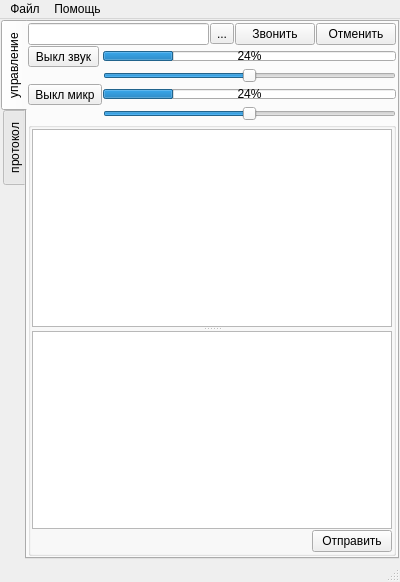
<?xml version="1.0" encoding="UTF-8"?>
<ui version="4.0">
 <class>QtPhoneClass</class>
 <widget class="QMainWindow" name="QtPhoneClass">
  <property name="geometry">
   <rect>
    <x>0</x>
    <y>0</y>
    <width>400</width>
    <height>582</height>
   </rect>
  </property>
  <property name="windowTitle">
   <string>Терминал видеоконференции</string>
  </property>
  <property name="windowIcon">
   <iconset resource="qt4phone.qrc">
    <normaloff>:/images/Resources/logo.png</normaloff>:/images/Resources/logo.png</iconset>
  </property>
  <widget class="QWidget" name="centralwidget">
   <layout class="QVBoxLayout" name="verticalLayout">
    <property name="spacing">
     <number>1</number>
    </property>
    <property name="margin">
     <number>1</number>
    </property>
    <item>
     <widget class="QTabWidget" name="tabWidget">
      <property name="tabPosition">
       <enum>QTabWidget::West</enum>
      </property>
      <property name="currentIndex">
       <number>0</number>
      </property>
      <widget class="QWidget" name="tab">
       <attribute name="title">
        <string>управление</string>
       </attribute>
       <layout class="QGridLayout" name="gridLayout_3">
        <property name="margin">
         <number>1</number>
        </property>
        <property name="spacing">
         <number>1</number>
        </property>
        <item row="0" column="0" colspan="2">
         <layout class="QHBoxLayout" name="horizontalLayout">
          <item>
           <widget class="QLineEdit" name="txtAddress"/>
          </item>
          <item>
           <widget class="QToolButton" name="cmdContactsList">
            <property name="toolTip">
             <string>Список контактов</string>
            </property>
            <property name="statusTip">
             <string>Список контактов</string>
            </property>
            <property name="whatsThis">
             <string>Список контактов</string>
            </property>
            <property name="text">
             <string>...</string>
            </property>
           </widget>
          </item>
          <item>
           <widget class="QPushButton" name="cmdCall">
            <property name="text">
             <string>Звонить</string>
            </property>
            <property name="icon">
             <iconset resource="qt4phone.qrc">
              <normaloff>:/images/Resources/bell.png</normaloff>:/images/Resources/bell.png</iconset>
            </property>
           </widget>
          </item>
          <item>
           <widget class="QPushButton" name="cmdRefuse">
            <property name="text">
             <string>Отменить</string>
            </property>
            <property name="icon">
             <iconset resource="qt4phone.qrc">
              <normaloff>:/images/Resources/refuse.png</normaloff>:/images/Resources/refuse.png</iconset>
            </property>
           </widget>
          </item>
         </layout>
        </item>
        <item row="1" column="0">
         <widget class="QToolButton" name="cmdMuteSpeaker">
          <property name="toolTip">
           <string>Выкл звук</string>
          </property>
          <property name="statusTip">
           <string>Выкл звук</string>
          </property>
          <property name="whatsThis">
           <string>Выкл звук</string>
          </property>
          <property name="text">
           <string>Выкл звук</string>
          </property>
          <property name="icon">
           <iconset resource="qt4phone.qrc">
            <normaloff>:/images/Resources/sound_button.png</normaloff>:/images/Resources/sound_button.png</iconset>
          </property>
          <property name="checkable">
           <bool>true</bool>
          </property>
         </widget>
        </item>
        <item row="1" column="1">
         <widget class="QProgressBar" name="prBarSound">
          <property name="maximumSize">
           <size>
            <width>16777215</width>
            <height>10</height>
           </size>
          </property>
          <property name="value">
           <number>24</number>
          </property>
         </widget>
        </item>
        <item row="3" column="0">
         <widget class="QToolButton" name="cmdMuteMicrophone">
          <property name="toolTip">
           <string>Выкл микр</string>
          </property>
          <property name="statusTip">
           <string>Выкл микр</string>
          </property>
          <property name="whatsThis">
           <string>Выкл микр</string>
          </property>
          <property name="text">
           <string>Выкл микр</string>
          </property>
          <property name="icon">
           <iconset resource="qt4phone.qrc">
            <normaloff>:/images/Resources/mike_p1.png</normaloff>:/images/Resources/mike_p1.png</iconset>
          </property>
          <property name="checkable">
           <bool>true</bool>
          </property>
         </widget>
        </item>
        <item row="3" column="1">
         <widget class="QProgressBar" name="prBarMic">
          <property name="maximumSize">
           <size>
            <width>16777215</width>
            <height>10</height>
           </size>
          </property>
          <property name="value">
           <number>24</number>
          </property>
         </widget>
        </item>
        <item row="5" column="0" colspan="2">
         <widget class="QGroupBox" name="pnlMsg">
          <property name="title">
           <string/>
          </property>
          <layout class="QGridLayout" name="gridLayout">
           <property name="margin">
            <number>1</number>
           </property>
           <property name="spacing">
            <number>1</number>
           </property>
           <item row="0" column="0" colspan="2">
            <widget class="QSplitter" name="splitter">
             <property name="orientation">
              <enum>Qt::Vertical</enum>
             </property>
             <widget class="QListWidget" name="listMsg_2"/>
             <widget class="QPlainTextEdit" name="txtSendMsg"/>
            </widget>
           </item>
           <item row="1" column="0">
            <spacer name="horizontalSpacer">
             <property name="orientation">
              <enum>Qt::Horizontal</enum>
             </property>
             <property name="sizeHint" stdset="0">
              <size>
               <width>277</width>
               <height>17</height>
              </size>
             </property>
            </spacer>
           </item>
           <item row="1" column="1">
            <widget class="QPushButton" name="cmdSendMsg">
             <property name="text">
              <string>Отправить</string>
             </property>
             <property name="icon">
              <iconset resource="qt4phone.qrc">
               <normaloff>:/images/Resources/messageadd.png</normaloff>:/images/Resources/messageadd.png</iconset>
             </property>
            </widget>
           </item>
          </layout>
         </widget>
        </item>
        <item row="2" column="1">
         <widget class="QSlider" name="sldSound">
          <property name="maximum">
           <number>100</number>
          </property>
          <property name="singleStep">
           <number>1</number>
          </property>
          <property name="pageStep">
           <number>10</number>
          </property>
          <property name="value">
           <number>50</number>
          </property>
          <property name="orientation">
           <enum>Qt::Horizontal</enum>
          </property>
         </widget>
        </item>
        <item row="4" column="1">
         <widget class="QSlider" name="sldMic">
          <property name="maximum">
           <number>100</number>
          </property>
          <property name="value">
           <number>50</number>
          </property>
          <property name="orientation">
           <enum>Qt::Horizontal</enum>
          </property>
         </widget>
        </item>
       </layout>
      </widget>
      <widget class="QWidget" name="tab_2">
       <attribute name="title">
        <string>протокол</string>
       </attribute>
       <layout class="QGridLayout" name="gridLayout_2">
        <property name="margin">
         <number>1</number>
        </property>
        <property name="spacing">
         <number>1</number>
        </property>
        <item row="0" column="0">
         <widget class="QListWidget" name="listMsg"/>
        </item>
       </layout>
      </widget>
     </widget>
    </item>
   </layout>
  </widget>
  <widget class="QMenuBar" name="menubar">
   <property name="geometry">
    <rect>
     <x>0</x>
     <y>0</y>
     <width>400</width>
     <height>20</height>
    </rect>
   </property>
   <widget class="QMenu" name="menu">
    <property name="title">
     <string>Файл</string>
    </property>
    <addaction name="actSetup"/>
    <addaction name="actShowVideo"/>
    <addaction name="actExit"/>
   </widget>
   <widget class="QMenu" name="menu_2">
    <property name="title">
     <string>Помощь</string>
    </property>
    <addaction name="actAbout"/>
   </widget>
   <addaction name="menu"/>
   <addaction name="menu_2"/>
  </widget>
  <widget class="QStatusBar" name="statusbar"/>
  <action name="actSetup">
   <property name="icon">
    <iconset resource="qt4phone.qrc">
     <normaloff>:/images/Resources/teleph.png</normaloff>:/images/Resources/teleph.png</iconset>
   </property>
   <property name="text">
    <string>Установки</string>
   </property>
  </action>
  <action name="actRestore">
   <property name="icon">
    <iconset resource="qt4phone.qrc">
     <normaloff>:/images/Resources/qcam_p1.png</normaloff>:/images/Resources/qcam_p1.png</iconset>
   </property>
   <property name="text">
    <string>Открыть</string>
   </property>
   <property name="toolTip">
    <string>Открыть</string>
   </property>
  </action>
  <action name="actExit">
   <property name="icon">
    <iconset resource="qt4phone.qrc">
     <normaloff>:/images/Resources/msgbox4.png</normaloff>:/images/Resources/msgbox4.png</iconset>
   </property>
   <property name="text">
    <string>Выход</string>
   </property>
  </action>
  <action name="actRefuse">
   <property name="icon">
    <iconset resource="qt4phone.qrc">
     <normaloff>:/images/Resources/refuse.png</normaloff>:/images/Resources/refuse.png</iconset>
   </property>
   <property name="text">
    <string>Закончить разговор</string>
   </property>
   <property name="toolTip">
    <string>Закончить разговор</string>
   </property>
  </action>
  <action name="actShowVideo">
   <property name="checkable">
    <bool>true</bool>
   </property>
   <property name="icon">
    <iconset resource="qt4phone.qrc">
     <normaloff>:/images/Resources/qcam_p1.png</normaloff>:/images/Resources/qcam_p1.png</iconset>
   </property>
   <property name="text">
    <string>Показать видео</string>
   </property>
   <property name="toolTip">
    <string>Открыть</string>
   </property>
  </action>
  <action name="actAbout">
   <property name="text">
    <string>О программе</string>
   </property>
   <property name="toolTip">
    <string>О программе</string>
   </property>
  </action>
  <action name="actCall">
   <property name="icon">
    <iconset resource="qt4phone.qrc">
     <normaloff>:/images/Resources/bell.png</normaloff>:/images/Resources/bell.png</iconset>
   </property>
   <property name="text">
    <string>Ответить</string>
   </property>
   <property name="toolTip">
    <string>Ответить</string>
   </property>
   <property name="statusTip">
    <string>Ответить</string>
   </property>
   <property name="whatsThis">
    <string>Ответить</string>
   </property>
  </action>
 </widget>
 <resources>
  <include location="qt4phone.qrc"/>
 </resources>
 <connections/>
</ui>
